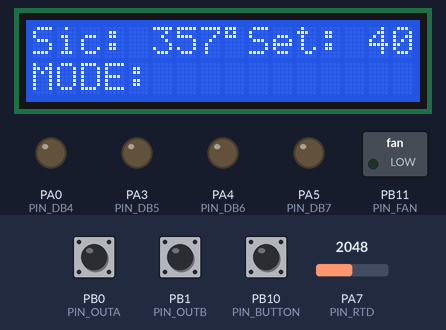
A sketch run on a simulated STM32 Blue Pill. Parts: 16×2 character LCD, switched loads named in the sketch (green lamp = pin HIGH), output pins drawn as LEDs (lit = HIGH). The inputs (shaded band) are chosen by the test bench; at power-on: PB10 (PIN_BUTTON) HIGH, PA7 (PIN_RTD) = 2048, PB0 (PIN_OUTA) HIGH, PB1 (PIN_OUTB) HIGH. What the sketch prints to the serial monitor is not drawn.

Above: at 4.2 s.
4.3 s: PB10 (PIN_BUTTON) pulled LOW for 0.15 s
At 4.74 s:
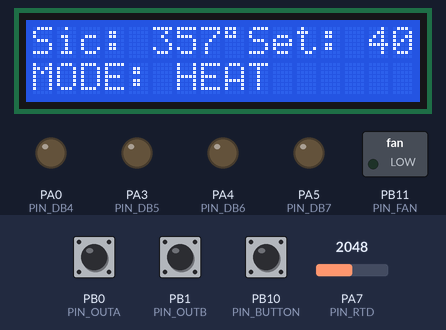
7.2 s: PA7 (PIN_RTD) set to 949
At 7.87 s:
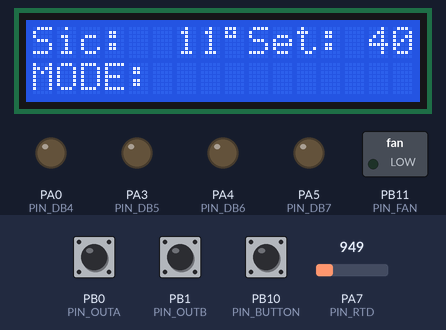
8.8 s: PA7 (PIN_RTD) set to 814
At 9.46 s:
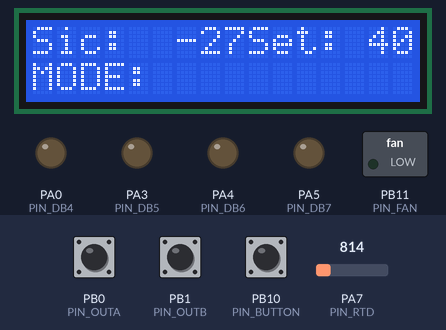
11.6 s: PB10 (PIN_BUTTON) pulled LOW for 1 s
At 13.05 s:
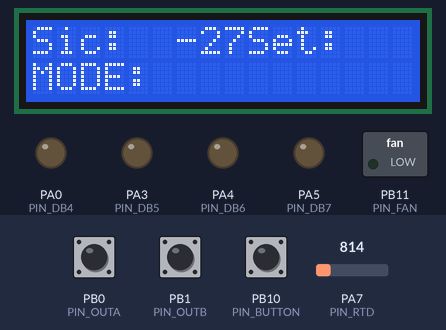
14.2 s: PA7 (PIN_RTD) set to 1063
At 14.32 s:
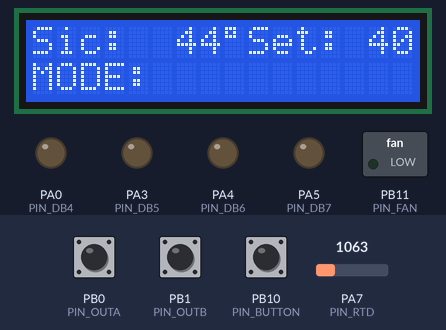
17.2 s: PA7 (PIN_RTD) set to 959
At 20.3 s:
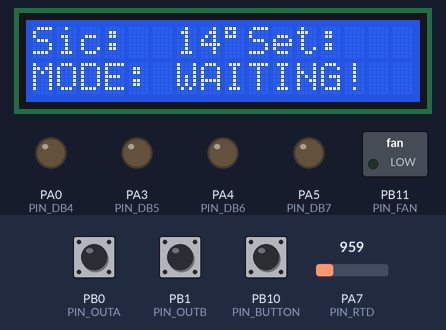

The sketch:

Hot_Plate_FW_.ino.ino
```cpp
#include <Wire.h>
#include <LiquidCrystal.h>

// PINS (kartına göre uyarlayabilirsin)
#define PIN_DB4    PA0
#define PIN_E      PA1
#define PIN_RS     PA2
#define PIN_DB5    PA3
#define PIN_DB6    PA4
#define PIN_DB7    PA5
#define PIN_SSR    PA6
#define PIN_RTD    PA7
#define PIN_OUTA   PB0 // encoder A (interrupt)
#define PIN_OUTB   PB1 // encoder B (interrupt)
#define PIN_BUTTON PB10 // encoder push button (input pullup)
#define PIN_FAN    PB11 // fan digital output (PWM tercih edilebilir)

// PARAMETERS
#define PWM_FREQUENCY     200000  // [us]  200000us = 5 Hz (kullanılmıyor, referans)
#define MIN_TEMP               0  // [C]
#define MAX_TEMP             400  // [C]
#define REF_STEP            0.05  // [C]
#define MAX_DUTY            1023  // [%]
#define MIN_DUTY               0  // [%]
#define SAFETY_PERIOD      60000  // [ms]
#define SAFETY_THRESHOLD       1  // [C]
#define TURNOFF_TIME       15000  // [ms]
#define COOL_TEMPERATURE      25  // [C]

// RTD lookup (kopyalandı, küçük bir hatalı satır olabilir, istersen düzelt)
// RTD_TABLE_SIZE computed automatically
typedef struct {
    float temp;   // sıcaklık (°C)
    float r;      // direnç (ohm)
} RTD_LUT;

const RTD_LUT rtd_table[] = {
    {-50.0, 80.31},
    {-40.0, 84.27},
    {-30.0, 88.22},
    {-20.0, 92.16},
    {-10.0, 96.09},
    {  0.0, 100.00},
    { 10.0, 103.90},
    { 20.0, 107.79},
    { 30.0, 111.67},
    { 40.0, 115.54},
    { 50.0, 119.40},
    { 60.0, 123.24},
    { 70.0, 127.08},
    { 80.0, 130.89},
    { 90.0, 134.70},
    {100.0, 138.50},
    {110.0, 142.29},
    {120.0, 146.07},
    {130.0, 149.83},
    {140.0, 153.58},
    {150.0, 157.33},
    {160.0, 161.05},
    {170.0, 164.77},
    {180.0, 168.48},
    {190.0, 172.17},
    {200.0, 175.86},
    {210.0, 179.53},
    {220.0, 183.19},
    {230.0, 186.84},
    {240.0, 190.47},
    {250.0, 194.10},
    {260.0, 197.71},
    {270.0, 201.31},
    {280.0, 204.90},
    {290.0, 208.48},
    {300.0, 212.05},
    {310.0, 215.61},
    {320.0, 219.15},
    {330.0, 222.68},
    {340.0, 115.54}, // <-- orijinal girdi; burayı kontrol etmek isteyebilirsin
    {350.0, 226.21},
    {360.0, 233.21},
    {370.0, 236.70},
    {380.0, 240.18},
    {390.0, 243.64},
    {400.0, 247.09},
    {410.0, 250.53},
    {420.0, 253.96},
    {430.0, 257.38},
    {440.0, 260.78},
    {450.0, 264.18},
    {460.0, 267.56},
    {470.0, 270.93},
    {480.0, 274.29},
    {490.0, 277.64},
    {500.0, 280.98}
};
const int RTD_TABLE_SIZE = sizeof(rtd_table) / sizeof(RTD_LUT);

// PID/PI params
float duty = 0.00;
float kp = 1.5;
float ki = 0.001;
volatile float acc = 0.00;
volatile float error = 0.00;

// Temperature Variables
volatile int    set_temp            = 40;      // hedef (kullanıcı arayüzü)
volatile float  reference_temp      = 40.0;
volatile float  measured_temp       = 0.00;
volatile float  measured_resistance = 0.00;
volatile int    adc_raw             = 0;
volatile float  voltage             = 0;
volatile int    temp_reading        = 0;
volatile int    last_measured_temp  = 0;
volatile int    last_turnoff_check  = 0;

// Heater Variables
bool heater = false;
unsigned long heater_turned_on = 0;
bool finished = false;

// Safety Variables
float last_safety_temp  = 0.00;
unsigned long last_safety_check = 0;
bool error_state = false;

// Turnoff variables
bool counter_flag = true;
bool closing_sekans = false;

//LCD nesnesi tanımlanması
LiquidCrystal lcd ( PIN_RS, PIN_E, PIN_DB4, PIN_DB5, PIN_DB6, PIN_DB7 );
bool flag_set_temp = false; // for blinking "set" word

// Enkoder variables
volatile long encoderCount = 0; // raw tick sayısı (interrupt içinde güncellenir)
volatile int encoderPositionDelta = 0; // loop'ta kullanılmak üzere
volatile int lastEncoded = 0;

// Button (debounce & press detection)
bool inSetMode = false;                // uzun basma ile girilen ayar modu
bool buttonPressedDebounced = false;
unsigned long buttonPressTime = 0;
unsigned long buttonReleaseTime = 0;
const unsigned long longPressDuration = 1000; // uzun basma için ms (1s)
const unsigned long debounceDelay = 30; // ms
bool lastButtonLogical = false;
unsigned long lastDebounceTime = 0;
bool longPressTriggered = false;

// Forward declarations
int RTD_GetTemperature();
void ToggleHeater();
bool RegulatorHandler();
void Safety_Check ();
void Serial_Write();
void lcd_Display();
void lcd_Display_set_temp();
void TurnOff_Check();
void cooling_down_check();
void readButtonAndHandle();
void enterSetMode();
void exitSetMode();
void updateSetTempFromEncoder();
void encoderA_ISR();
void encoderB_ISR();


// --------------------- RTD hesaplama ---------------------
int RTD_GetTemperature()
{
    // ADC okuma (kartına göre analogRead çözünürlüğü 12-bit varsayılıyor)
    adc_raw = analogRead(PIN_RTD);
    voltage = (adc_raw * 3.3) / 4095.0 ;
    measured_resistance = (voltage * 4400.0) / (33.0 - voltage);

    if (measured_resistance <= rtd_table[0].r)
        return int(rtd_table[0].temp);
    if (measured_resistance >= rtd_table[RTD_TABLE_SIZE - 1].r)
        return int(rtd_table[RTD_TABLE_SIZE - 1].temp);

    for (int i = 0; i < RTD_TABLE_SIZE - 1; i++) {
        if (measured_resistance >= rtd_table[i].r && measured_resistance <= rtd_table[i + 1].r) {
            float t1 = rtd_table[i].temp;
            float t2 = rtd_table[i + 1].temp;
            float r1 = rtd_table[i].r;
            float r2 = rtd_table[i + 1].r;
            measured_temp = t1 + (measured_resistance - r1) * (t2 - t1) / (r2 - r1);
            return int (measured_temp); // lineer interpolasyon
        }
    }
    return 0; // güvenlik için
}


// --------------------- Isıtıcı on/off ---------------------
void ToggleHeater()
{
  if (!heater)
  {
    Serial.println("Heater turned ON");
    heater_turned_on = millis();
    last_safety_check = millis();
    heater = true;
    counter_flag = true;
    finished = false;
    closing_sekans = false;
  }
  else
  {
    Serial.println("Heater turned OFF");
    heater = false;
    // Kapanış sekansını başlat
    last_turnoff_check = millis(); // istersen burada kaydet
  }
  return;
}


// --------------------- Regulator (PI) ---------------------
bool RegulatorHandler()
{
  // Measure the temperature
  temp_reading = RTD_GetTemperature();
  measured_temp = temp_reading;

  if (heater == true && error_state == false )
  {
    // Updating the reference temperature kademeli artırma / düşürme
    if (set_temp > reference_temp) reference_temp += REF_STEP;
    if (set_temp < reference_temp) reference_temp -= REF_STEP;
    if (abs(set_temp - reference_temp) < REF_STEP) reference_temp = set_temp;

    // PI controller
    error = reference_temp - measured_temp;
    acc += error;

    // Calculate the duty cycle for the PWM (ölçeklendirme orijinalden alındı)
    duty = kp * error + ki * acc;

    // Reset the safety check timer if the duty cycle is at 0%
    if (duty <= MIN_DUTY) last_safety_check = millis();

    // duty normalizasyon. scaling sabitini istersen ayarla
    duty = duty * 51.15;

    // Overshoot regulation
    if (duty > MAX_DUTY)
    {
      duty = MAX_DUTY;
      acc -= error;
    }

    // Undershoot regulation
    if (duty < MIN_DUTY)
    {
      duty = MIN_DUTY;
      acc -= error;
    }

    // Update the PWM (kartına göre PWM fonksiyonunu aç)
     analogWrite(PIN_SSR, map((int)duty, 0, MAX_DUTY, 0, 255)); // örnek
  }
  else if (error_state == false)
  {
    // Idle
    acc = 0;
    duty = 0;
    last_safety_check = millis();
  }
  return true;
}

// --------------------- Safety check ---------------------
void Safety_Check (){
    if (millis() - last_safety_check > SAFETY_PERIOD)
    {
      last_safety_check = millis();

      if (measured_temp - last_safety_temp < SAFETY_THRESHOLD)
      {
        // sıcaklık artışı yok -> hata
        error_state = true;
        duty = 0.00;
        acc = 0;
      }
      last_safety_temp = measured_temp;
    }
}

// --------------------- Serial debug ---------------------
void Serial_Write(){

  Serial.print("ADC: ");
  Serial.print(adc_raw);
  Serial.print("  V: ");
  Serial.print(voltage, 3);
  Serial.print("  Rrtd: ");
  Serial.print(measured_resistance, 4);
  Serial.print("  Temp: ");
  Serial.print(temp_reading);
  Serial.print("  Set: ");
  Serial.print(set_temp);
  Serial.print("  Ref: ");
  Serial.print(reference_temp,2);
  Serial.print("  Duty: ");
  Serial.print(duty, 2);
  Serial.print("  ERR: ");
  Serial.print(error, 4);
  if (error_state)
    Serial.print("  RTD ERROR");
  Serial.print("  ENCdelta:");
  Serial.println(encoderPositionDelta);
}

// --------------------- LCD display (non-blocking friendly) ---------------------
unsigned long lastLcdToggle = 0;
void lcd_Display(){
  // Basit, bloklamayan bir LCD güncellemesi
  lcd.clear();
  delay(1);
  lcd.setCursor(0, 0);
  delay(1);
  lcd.print("Sic:");
  delay(1);
  if (temp_reading < 100){
    lcd.setCursor(6,0);
  } else {
    lcd.setCursor(5,0);
  }
  lcd.print(temp_reading);
  delay(1);
  lcd.print((char)223); // derece sembolü (LCD karakter setine göre değişebilir)
  delay(1);
  lcd.setCursor(9, 0);
  lcd.print("Set:");
  delay(1);
  if(set_temp < 100) lcd.setCursor(14,0); else lcd.setCursor(13,0);
  lcd.print(set_temp);
  delay(1);

  lcd.setCursor(0, 1);
  lcd.print("MODE:");
  delay(1);
  lcd.setCursor(6, 1);


  if(error_state == true && closing_sekans == false){
      lcd.print("RTD ERROR!");
      delay(1);
  }
  else if (heater == true){
      lcd.print("HEAT");
      delay(1);
  }
  else if( heater == false && closing_sekans == true && finished == false ){
      lcd.print("COOLING!");
      delay(1);
  }
  else if(heater == false && finished == true){
      lcd.print("WAIT");
      delay(1);
  }
}

// Blinking set gösterimi için
void lcd_Display_set_temp(){
  // toggle flag her çağrıda yapılabilir veya zamanla değiştirilebilir
  flag_set_temp = !flag_set_temp;

  //lcd.clear();
  delay(1);
  lcd.setCursor(0, 0);
  lcd.print("Sic:");
  delay(1);
  if (temp_reading < 100) lcd.setCursor(6,0); else lcd.setCursor(5,0);
  lcd.print(temp_reading);
  delay(1);
  lcd.print((char)223);
  delay(1);

  lcd.setCursor(9, 0);
  delay(1);
  lcd.print("Set:");
  delay(1);
  if(flag_set_temp){
    if(set_temp < 100) lcd.setCursor(14,0); else lcd.setCursor(13,0);
    delay(1);
    lcd.print(set_temp);
    delay(70);
  } else {
    if(set_temp < 100) lcd.setCursor(14,0); else lcd.setCursor(13,0);
    lcd.print("   "); // boşluklarla sil
    delay(70);
  }

  lcd.setCursor(0, 1);
  lcd.print("MODE:");
  delay(1);
  lcd.setCursor(6, 1);
  if(error_state == true && closing_sekans == false){
      lcd.print("RTD ERROR!");
      delay(1);
  }
  else if (heater == true){
      lcd.print("HEAT");
      delay(1);
  }
  else if( heater == false && closing_sekans == true && finished == false ){
      lcd.print("COOLING!");
      delay(1);
  }
  else if(heater == false && finished == true){
      lcd.print("WAIT");
      delay(1);
  }
}

// --------------------- TurnOff_Check ---------------------
void TurnOff_Check(){
  // starting counting the time for turnoff
  if ( (set_temp - temp_reading < 2) && counter_flag ) {
    last_turnoff_check = millis();        // starting counting the time for turnoff
    counter_flag = false;                 // bir kez başlat
    heater = false;                       // Isıtıcıyı kapat
    analogWrite(PIN_SSR, 0);              // Sogumaya geciste ısıtıcıyı sıfırla

  }

  // turn off the heater after TURNOFF_TIME
  if( !counter_flag && (millis() - last_turnoff_check > TURNOFF_TIME) ) {
    heater = false;
    closing_sekans = true;
    counter_flag = true;
    // last_turnoff_check = millis(); // isteğe bağlı
  }
}

// --------------------- Set temperature mode ---------------------
void enterSetMode(){
  inSetMode = true;
  // sıfırla encoder delta
  noInterrupts();
  encoderPositionDelta = 0;
  interrupts();
  Serial.println(">>> Entering SET MODE");
}

void exitSetMode(){
  inSetMode = false;
  Serial.println(">>> Exiting SET MODE");
  // reference temp'i hedefle eşitle (kademeli artış yine referans ile yapılacak)
  // set_temp zaten ayarlandı
}

// Encoder'den gelen delta'yı set_temp'e uygula (loop içinde çağrılacak)
void updateSetTempFromEncoder(){
  // atomik okuma
  noInterrupts();
  int delta = encoderPositionDelta;
  encoderPositionDelta = 0;
  interrupts();

  if (delta != 0) {
    set_temp += delta; // birim olarak 1 derece / tick
    if (set_temp < MIN_TEMP) set_temp = MIN_TEMP;
    if (set_temp > MAX_TEMP) set_temp = MAX_TEMP;
    Serial.print("SET TEMP updated: ");
    Serial.println(set_temp);
  }
}

// --------------------- Encoder ISRs ---------------------
// Basit quadrature encoder okuma
void encoderA_ISR(){
  int MSB = digitalRead(PIN_OUTA); // A
  int LSB = digitalRead(PIN_OUTB); // B

  int encoded = (MSB << 1) | LSB;
  int sum  = (lastEncoded << 2) | encoded;

  // quadrature tablosu
  if (sum == 0b1101 || sum == 0b0100 || sum == 0b0010 || sum == 0b1011) {
    // +1
    encoderPositionDelta++;
    encoderCount++;
  }
  if (sum == 0b1110 || sum == 0b0111 || sum == 0b0001 || sum == 0b1000) {
    // -1
    encoderPositionDelta--;
    encoderCount--;
  }
  lastEncoded = encoded;
}

void encoderB_ISR(){
  // sadece A ISR yeterli ama B de tetiklensin, aynı mantık
  encoderA_ISR();
}

// --------------------- Cooling / fan check ---------------------
void cooling_down_check(){
  if( closing_sekans == true){
    if(COOL_TEMPERATURE < temp_reading ){
      digitalWrite(PIN_FAN, HIGH);
    }
    else{
      digitalWrite(PIN_FAN, LOW);
      finished = true;
      closing_sekans = false;
    }
  }
}

// --------------------- Buton okuma & short/long press logic (debounced) ---------------------
void readButtonAndHandle() {
  // INPUT_PULLUP => pressed when LOW
  bool raw = !digitalRead(PIN_BUTTON);  // lojik: true = basılı
  unsigned long now = millis();

  // --- Debounce kontrolü ---
  if (raw != lastButtonLogical) {
    lastDebounceTime = now;
  }

  if ((now - lastDebounceTime) > debounceDelay) {
    // Stabil durum
    // Değişiklik olduysa
    if (raw != buttonPressedDebounced) {
      buttonPressedDebounced = raw;

      if (buttonPressedDebounced) {
        // ----------------- BUTON BASILDI -----------------
        buttonPressTime = now;
        longPressTriggered = false;   // uzun basmayı yeniden aktif edilebilir yap
      }
      else {
        // ----------------- BUTON BIRAKILDI -----------------
        unsigned long pressedDuration = now - buttonPressTime;

        // Eğer uzun basma ZATEN tetiklendiyse (basılıyken),
        // kısa basma veya yeniden uzun basma yapılmaz.
        if (longPressTriggered) {
          // Hiçbir şey yapma: uzun basma zaten aktif edilmişti
        }
        else {
          // Uzun basma süresi dolmadıysa → kısa basma
          if (pressedDuration < longPressDuration) {
            ToggleHeater();
          }
          // Süre dolmuş ama longPressTriggered == false ise (nadiren), yine set mode aç
          else {
            if (!inSetMode) enterSetMode();
            else exitSetMode();
          }
        }
      }
    }
    else {
      // ----------------- BUTON HALA BASILI -----------------
      if (buttonPressedDebounced && !longPressTriggered) {
        if (now - buttonPressTime >= longPressDuration) {
          // Uzun basma SÜRE DOLUNCA anında gerçekleşsin
          longPressTriggered = true;

          if (!inSetMode) enterSetMode();
          else exitSetMode();
        }
      }
    }
  }

  lastButtonLogical = raw;
}

// --------------------- Setup / Loop ---------------------
void setup() {

  Serial.begin(115200);

  pinMode(PIN_BUTTON, INPUT_PULLUP);
  pinMode(PIN_OUTB, INPUT_PULLUP);
  pinMode(PIN_OUTA, INPUT_PULLUP);
  pinMode(PIN_RTD, INPUT);
  pinMode(PIN_SSR, OUTPUT);
  pinMode(PIN_DB4, OUTPUT);
  pinMode(PIN_DB5, OUTPUT);
  pinMode(PIN_DB6, OUTPUT);
  pinMode(PIN_DB7, OUTPUT);
  pinMode(PIN_FAN, OUTPUT);

  set_temp = 40;
  reference_temp = 40;
  delay(1);
  lcd.begin(16,2);
  delay(1);
  lcd.setCursor(0,0);
  delay(1);
  lcd.print("Omkon Teknoloji");
  delay(1);
  lcd.setCursor(0,1);
  delay(1);
  lcd.print("PCB Heater v1.0");
  delay(3000);
  lcd.clear();
  delay(1);

  // Encoder interrupts (kartına uygun pin olmalı)
  attachInterrupt(digitalPinToInterrupt(PIN_OUTA), encoderA_ISR, CHANGE);
  attachInterrupt(digitalPinToInterrupt(PIN_OUTB), encoderB_ISR, CHANGE);

  // Başlangıç zamanlayıcılar
  last_safety_check = millis();
  last_turnoff_check = millis();
  lastLcdToggle = millis();

}

void loop() {

  // RTD ölçümü/safety/regulator
  if( abs(reference_temp - measured_temp)  > 10 ){
    Safety_Check();
  }

  TurnOff_Check();

  RegulatorHandler();

  Serial_Write();

  // Buton işleme (debounce + short / long press)
  readButtonAndHandle();

  // Eğer set mode aktifse, encoder ile ayar yap ve blinkli lcd gösterimi
  if (inSetMode) {
    updateSetTempFromEncoder();
    lcd_Display_set_temp();
  } else {
    // Normal lcd gösterimi
    lcd_Display();
  }

  // Soğutma sekansı kontrolü
  cooling_down_check();

  // Döngü sonunda kısa bekle (uygun bir değer)
  delay(100);
}
```

Measured:
- the behaviour switches between 876 and 875 on PA7 (PIN_RTD) (found by bisection; images 2 and 3)
- the behaviour switches between 1000 and 999 on PA7 (PIN_RTD) (found by bisection; images 5 and 6)
- after the input at 4.3 s, the display: first differs from a run without the input after 0.39 s (image 1)
- after the input at 7.2 s, the display: changes after 0.11 s (image 2)
- after the input at 8.8 s, the display: changes after 0.10 s (image 3)
- after the input at 11.6 s, the display: first differs from a run without the input after 1.2 s (image 4 shows a later state)
- after the input at 14.2 s, the display: changes at once (image 5)
- after the input at 17.2 s, PB11 (PIN_FAN): stays LOW (without the input it goes to HIGH after 2.7 s)
